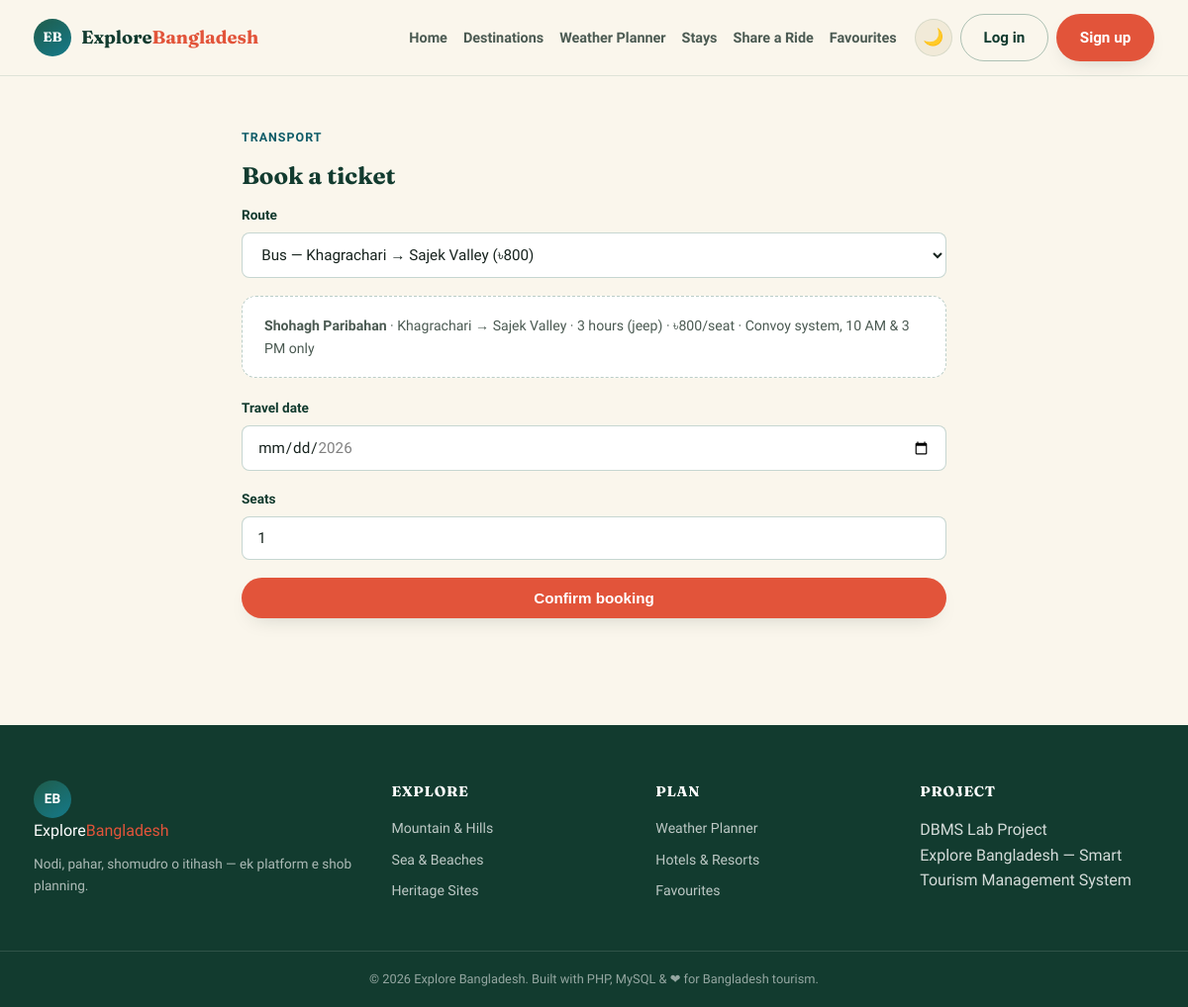
The app's page /ticket_booking.php?route=4 with its own data.
### tables this page shows
CREATE TABLE transport (
    transport_id   INT AUTO_INCREMENT PRIMARY KEY,
    transport_type ENUM('Bus','Train','Flight','Launch') NOT NULL,
    operator_name  VARCHAR(100) NOT NULL,
    contact_no     VARCHAR(30)
);

CREATE TABLE transport_routes (
    route_id        INT AUTO_INCREMENT PRIMARY KEY,
    transport_id    INT NOT NULL,
    destination_id  INT NOT NULL,
    origin          VARCHAR(100) NOT NULL,
    stop_over       VARCHAR(100),                   
    estimated_time  VARCHAR(50),
    estimated_cost  DECIMAL(8,2),
    schedule_info   VARCHAR(150),
    FOREIGN KEY (transport_id) REFERENCES transport(transport_id) ON DELETE CASCADE,
    FOREIGN KEY (destination_id) REFERENCES destinations(destination_id) ON DELETE CASCADE
);

CREATE TABLE destinations (
    destination_id   INT AUTO_INCREMENT PRIMARY KEY,
    name             VARCHAR(100) NOT NULL,
    category_id      INT NOT NULL,
    district_id      INT NOT NULL,
    description      TEXT,
    best_time_to_visit VARCHAR(150),
    entry_fee        DECIMAL(8,2) DEFAULT 0,
    opening_hours    VARCHAR(100),
    latitude         DECIMAL(10,7),                
    longitude        DECIMAL(10,7),
    map_link         VARCHAR(255),
    safety_tips      TEXT,
    is_outdoor       TINYINT(1) DEFAULT 1,          
    created_at       TIMESTAMP DEFAULT CURRENT_TIMESTAMP,
    FOREIGN KEY (category_id) REFERENCES categories(category_id),
    FOREIGN KEY (district_id) REFERENCES districts(district_id)
);

### ticket_booking.php (the view, shortened to what this page needs)
<?php
require_once __DIR__ . '/config/db.php';
$routeId = isset($_GET['route']) ? (int) $_GET['route'] : (isset($_POST['route_id']) ? (int) $_POST['route_id'] : 0);
$success = '';
$routes = $pdo->query(
    "SELECT r.route_id, r.origin, r.stop_over, r.estimated_time, r.estimated_cost, r.schedule_info,
            t.transport_type, t.operator_name, d.destination_id, d.name AS destination_name,
            d.latitude, d.longitude
     FROM transport_routes r
     JOIN transport t ON t.transport_id = r.transport_id
     JOIN destinations d ON d.destination_id = r.destination_id
     ORDER BY d.name"
)->fetchAll();
$selectedRoute = null;
foreach ($routes as $r) {
    if ((int) $r['route_id'] === $routeId) { $selectedRoute = $r; break; }
}
$advice = null;
$travelDate = $_POST['travel_date'] ?? $_GET['date'] ?? '';
include __DIR__ . '/includes/header.php';
?>
<section class="section-tight">
  <div class="container" style="max-width:760px;">
    <span class="eyebrow">Transport</span>
    <h2>Book a ticket</h2>
    <?php if ($success): ?>
      <div class="advice-box"><h4><?= htmlspecialchars($success) ?></h4>
        <a href="/booking_history.php" class="btn btn-forest btn-sm" style="margin-top:10px;">View booking history</a>
      </div>
    <?php else: ?>
    <form method="get" class="weather-form" id="routeForm">
      <div class="field">
        <label>Route</label>
        <select name="route" onchange="this.form.submit()" required>
          <?php foreach ($routes as $r): ?>
            <option value="<?= $r['route_id'] ?>" <?= $routeId === (int)$r['route_id'] ? 'selected' : '' ?>>
              <?= htmlspecialchars($r['transport_type']) ?> — <?= htmlspecialchars($r['origin']) ?> → <?= htmlspecialchars($r['destination_name']) ?> (৳<?= number_format($r['estimated_cost']) ?>)
            </option>
          <?php endforeach; ?>
        </select>
      </div>
    </form>
    <?php if ($selectedRoute): ?>
      <div class="info-note" style="margin-top:18px;">
        <strong><?= htmlspecialchars($selectedRoute['operator_name']) ?></strong> ·
        <?= htmlspecialchars($selectedRoute['origin']) ?><?= $selectedRoute['stop_over'] ? ' → ' . htmlspecialchars($selectedRoute['stop_over']) : '' ?> →
        <?= htmlspecialchars($selectedRoute['destination_name']) ?> ·
        <?= htmlspecialchars($selectedRoute['estimated_time']) ?> ·
        ৳<?= number_format($selectedRoute['estimated_cost']) ?>/seat ·
        <?= htmlspecialchars($selectedRoute['schedule_info']) ?>
      </div>
      <form method="post" class="weather-form" style="margin-top:20px;">
        <div class="field">
          <label>Travel date</label>
          <input type="date" name="travel_date" value="<?= htmlspecialchars($travelDate) ?>"
                 <input type="date" name="travel_date" value="<?= htmlspecialchars($travelDate) ?>"
       min="<?= date('Y-m-d') ?>" max="<?= date('Y-m-d', strtotime('+90 days')) ?>" onchange="this.form.submit()" required>
        </div>
        <div class="field" style="margin-top:16px;">
          <label>Seats</label>
          <input type="number" name="seats" min="1" max="10" value="1">
        </div>
        <button type="submit" name="confirm_booking" value="1" class="btn btn-primary btn-block">
          <?= ($advice && $advice['suggest_alternate']) ? 'Book anyway' : 'Confirm booking' ?>
        </button>
      </form>
    <?php endif; ?>
    <?php endif; ?>
  </div>
</section>
<?php include __DIR__ . '/includes/footer.php'; ?>

### css/style.css (style rules this page uses)
:root { --paper: #FAF6EC; --paper-dim: #F1EAD8; --ink: #17231E; --ink-soft: #4B5A52; --forest: #1F5C4A; --forest-dark:#123B2F; --river: #157A8A; --river-dark: #0E5C68; --clay: #B4703A; --clay-dark: #8C5228; --coral: #E2543A; --gold: #E3A33E; --surface: #FFFFFF; --surface-2: #F3F8F1; --surface-3: #FDF1EE; --header-bg: rgba(250,246,236,.92); --line-1: rgba(31,92,74,.12); --line-2: rgba(31,92,74,.25); --line-3: rgba(31,92,74,.35); --line-note: rgba(31,92,74,.3); --heading: var(--forest-dark); --heading-accent: var(--river-dark); --radius-lg: 22px; --radius-md: 14px; --radius-sm: 8px; --shadow-soft: 0 12px 30px -14px rgba(18, 40, 32, .35); --shadow-card: 0 8px 22px -12px rgba(18, 40, 32, .28); --font-display: "Fraunces", Georgia, serif; --font-body: "Hind Siliguri", "Segoe UI", sans-serif; }
* { box-sizing:border-box; }
html { scroll-behavior:smooth; }
body { margin:0; font-family:var(--font-body); background:var(--paper); color:var(--ink); line-height:1.6; }
h1,h2,h3,h4 { font-family:var(--font-display); color:var(--heading); margin:0 0 .4em; }
html { transition:background-color .2s ease; }
body, .site-header, .main-nav, .dest-card, .weather-tool, .filter-chip, .filter-bar select, .filter-bar input, .weather-form select, .weather-form input, .info-note, table.data-table, .user-pill, .advice-box, .btn-ghost { transition:background-color .2s ease, color .2s ease, border-color .2s ease; }
.container { max-width:1180px; margin:0 auto; padding:0 24px; }
.btn { display:inline-flex; align-items:center; justify-content:center; gap:.5em; padding:.72em 1.5em; border-radius:999px; font-weight:600; font-size:.95rem; border:1px solid transparent; cursor:pointer; transition:transform .15s ease, box-shadow .15s ease; }
.btn-primary { background:var(--coral); color:#fff; box-shadow:var(--shadow-card); }
.btn-block { width:100%; }
.section-tight { padding:48px 0; }
.eyebrow { display:inline-block; font-weight:700; font-size:.78rem; letter-spacing:.08em; text-transform:uppercase; color:var(--heading-accent); margin-bottom:10px; }
.weather-form label { display:block; font-weight:600; font-size:.85rem; margin-bottom:6px; color:var(--heading); }
.weather-form .field { margin-bottom:18px; }
.weather-form select, .weather-form input { width:100%; padding:.8em 1em; border-radius:var(--radius-sm); border:1px solid var(--line-2); font-family:var(--font-body); font-size:.95rem; background:var(--surface); color:var(--ink); }
.info-note { background:var(--surface); border:1px dashed var(--line-note); border-radius:var(--radius-md); padding:18px 22px; font-size:.88rem; color:var(--ink-soft); }

### records on screen
transport: operator_name "Shohagh Paribahan"
transport_routes: origin "Khagrachari", estimated_time "3 hours (jeep)", estimated_cost "800", schedule_info "Convoy system, 10 AM & 3 PM only"
destinations: name "Sajek Valley"

### other values on screen
form field route "Bus — Khagrachari → Sajek Valley (৳800)"
